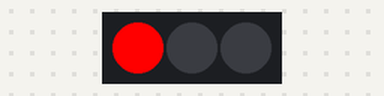
Bench run of a program on a simulated Raspberry Pi (BCM pin numbers). On the bench: 3 RGB LEDs in strip order, left to right. At 3.0 s the program stops and its outputs stay as they are.

Above: at 0.1 s.
At 1.1 s:
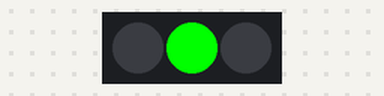
At 2.1 s:
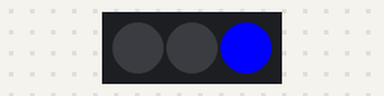
At 3.1 s:
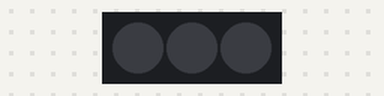
Timing chart, 0 to 4.5 s (numbered marks = the images above):
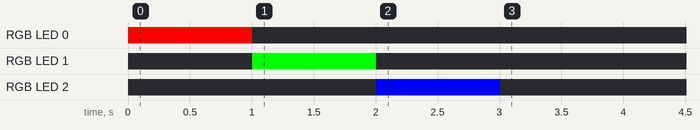

Measured:
- by itself, RGB LED 0: off → RGB(255, 0, 0) at 0.00 s, → off 1.0 s later
- by itself, RGB LED 1: off → RGB(0, 255, 0) at 1.0 s, → off 1.0 s later
- by itself, RGB LED 2: off → RGB(0, 0, 255) at 2.0 s, → off 1.0 s later

The program:

spiledstrip.py
```python
#!/usr/bin/python3
from gpiozero import SPIDevice

class SpiLedStrip(SPIDevice):
    def __init__(self, pixels, *args, **kwargs):
        super(SpiLedStrip, self).__init__(*args, **kwargs)
        self._pixels = pixels
        self._start_of_frame = [0] * 4
        # at least one bit of clock is required for every 2 leds
        self._end_of_frame = [255] * int(self._pixels/2/8 + 1)
        # global brightness is fixed
        self._brightness =  0b11111111;
        self.off()

    @property
    def value(self):
        return self._value

    @value.setter
    def value(self, value):
        pixels = [[self._brightness, b&0xff, g&0xff, r&0xff] for r, g, b in value]
        pixels = [y for x in pixels for y in x]
        data = self._start_of_frame + pixels + self._end_of_frame
        self._spi.transfer(data)
        self._value = value

    def on(self):
        self.value = ((255, 255, 255),) * self._pixels

    def off(self):
        self.value = ((0, 0, 0),) * self._pixels


if __name__=='__main__':
    import time
    # create an instance: 3 leds, hardware SPI
    strip = SpiLedStrip(3, clock_pin=11, mosi_pin=10)
    # pixel map squence: list of (r,g,b) values
    pixels_seq = [
            [(255,0,0),(0,0,0),(0,0,0)],       # The first LED is set to RED
            [(0,0,0),(0,255,0),(0,0,0)],       # Then the second to GREEN
            [(0,0,0),(0,0,0),(0,0,255)] ]      # Finally the last one to BLUE

    for pixels in pixels_seq:
        strip.value = pixels
        time.sleep(1)

    # turn off the strip
    strip.off()
```
